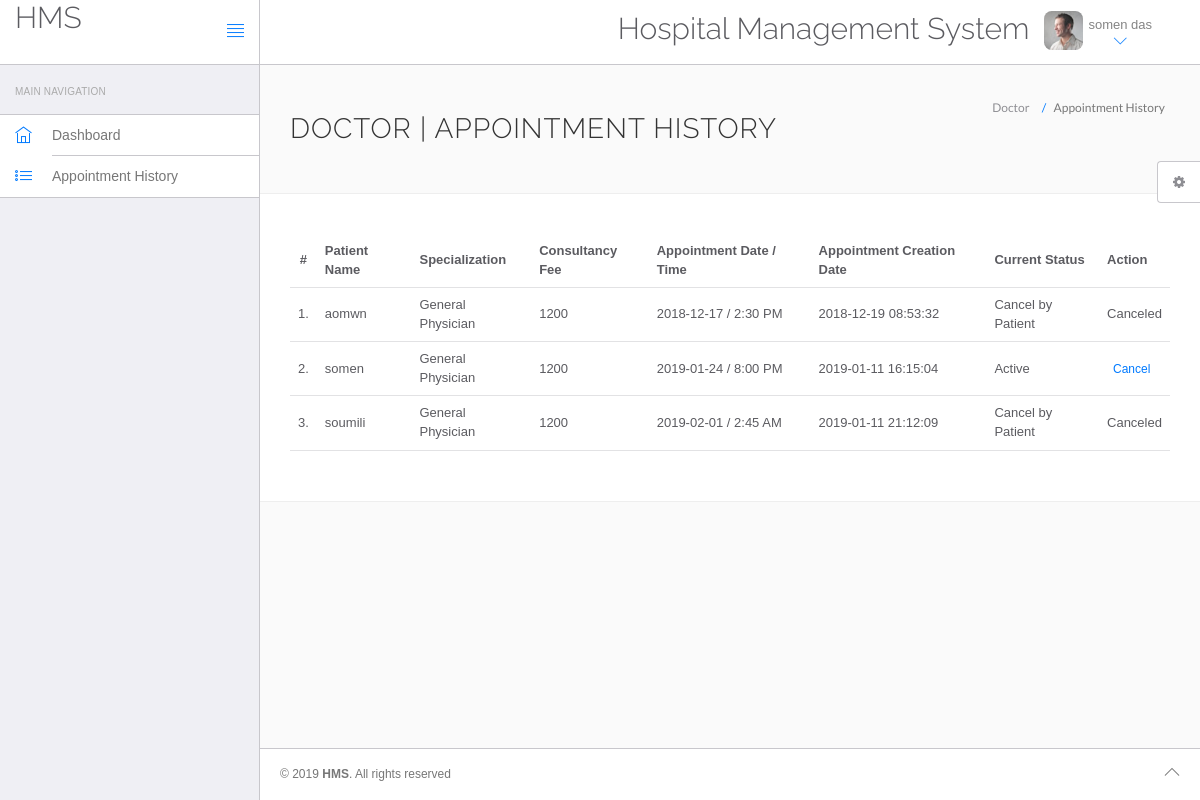
/hospital/hms/doctor/appointment-history.php (signed in), run on the app's committed database.
### tables this page shows
CREATE TABLE IF NOT EXISTS `users` (
  `id` int(11) NOT NULL AUTO_INCREMENT,
  `fullname` varchar(255) NOT NULL,
  `address` varchar(255) NOT NULL,
  `city` varchar(255) NOT NULL,
  `gender` varchar(255) NOT NULL,
  `email` varchar(255) NOT NULL,
  `password` varchar(255) NOT NULL,
  PRIMARY KEY (`id`)
);

CREATE TABLE IF NOT EXISTS `appointment` (
  `id` int(11) NOT NULL AUTO_INCREMENT,
  `doctorSpecialization` varchar(255) NOT NULL,
  `doctorId` int(11) NOT NULL,
  `userId` int(11) NOT NULL,
  `consultancyFees` int(11) NOT NULL,
  `appointmentDate` varchar(255) NOT NULL,
  `appointmentTime` varchar(255) NOT NULL,
  `postingDate` timestamp NOT NULL DEFAULT CURRENT_TIMESTAMP,
  `userStatus` int(11) NOT NULL,
  `doctorStatus` int(11) NOT NULL,
  `updationDate` varchar(255) NOT NULL,
  PRIMARY KEY (`id`)
);

### hospital/hms/doctor/appointment-history.php (the view, shortened to what this page needs)
<?php
include('includes/config.php');
?>
<!DOCTYPE html>
<html lang="en">
	<head>
		<link rel="stylesheet" href="vendor/bootstrap/css/bootstrap.min.css">
		<link rel="stylesheet" href="vendor/fontawesome/css/font-awesome.min.css">
		<link rel="stylesheet" href="vendor/themify-icons/themify-icons.min.css">
		<link href="vendor/animate.css/animate.min.css" rel="stylesheet" media="screen">
		<link href="vendor/perfect-scrollbar/perfect-scrollbar.min.css" rel="stylesheet" media="screen">
		<link href="vendor/switchery/switchery.min.css" rel="stylesheet" media="screen">
		<link href="vendor/bootstrap-touchspin/jquery.bootstrap-touchspin.min.css" rel="stylesheet" media="screen">
		<link href="vendor/select2/select2.min.css" rel="stylesheet" media="screen">
		<link href="vendor/bootstrap-datepicker/bootstrap-datepicker3.standalone.min.css" rel="stylesheet" media="screen">
		<link href="vendor/bootstrap-timepicker/bootstrap-timepicker.min.css" rel="stylesheet" media="screen">
		<link rel="stylesheet" href="assets/css/styles.css">
		<link rel="stylesheet" href="assets/css/plugins.css">
		<link rel="stylesheet" href="assets/css/themes/theme-1.css" id="skin_color" />
	</head>
	<body>
		<div id="app">
<?php include('includes/sidebar.php');?>
			<div class="app-content">
					<?php include('includes/header.php');?>
				<div class="main-content" >
					<div class="wrap-content container" id="container">
						<section id="page-title">
							<div class="row">
								<div class="col-sm-8">
									<h1 class="mainTitle">Doctor  | Appointment History</h1>
																	</div>
								<ol class="breadcrumb">
									<li>
										<span>Doctor </span>
									</li>
									<li class="active">
										<span>Appointment History</span>
									</li>
								</ol>
							</div>
						</section>
						<div class="container-fluid container-fullw bg-white">
									<div class="row">
								<div class="col-md-12">
									<table class="table table-hover" id="sample-table-1">
										<thead>
											<tr>
												<th class="center">#</th>
												<th class="hidden-xs">Patient  Name</th>
												<th>Specialization</th>
												<th>Consultancy Fee</th>
												<th>Appointment Date / Time </th>
												<th>Appointment Creation Date  </th>
												<th>Current Status</th>
												<th>Action</th>
											</tr>
										</thead>
										<tbody>
<?php
$sql=mysqli_query($con,"select users.fullName as fname,appointment.*  from appointment join users on users.id=appointment.userId where appointment.doctorId='".$_SESSION['id']."'");
$cnt=1;
while($row=mysqli_fetch_array($sql))
{
?>
											<tr>
												<td class="center"><?php echo $cnt;?>.</td>
												<td class="hidden-xs"><?php echo $row['fname'];?></td>
												<td><?php echo $row['doctorSpecialization'];?></td>
												<td><?php echo $row['consultancyFees'];?></td>
												<td><?php echo $row['appointmentDate'];?> / <?php echo
												 $row['appointmentTime'];?>
												</td>
												<td><?php echo $row['postingDate'];?></td>
												<td>
<?php if(($row['userStatus']==1) && ($row['doctorStatus']==1))
{
	echo "Active";
}
if(($row['userStatus']==0) && ($row['doctorStatus']==1))
{
	echo "Cancel by Patient";
}
												?></td>
												<td >
												<div class="visible-md visible-lg hidden-sm hidden-xs">
							<?php if(($row['userStatus']==1) && ($row['doctorStatus']==1))
{ ?>
	<a href="appointment-history.php?id=<?php echo $row['id']?>&cancel=update" onClick="return confirm('Are you sure you want to cancel this appointment ?')"class="btn btn-transparent btn-xs tooltips" title="Cancel Appointment" tooltip-placement="top" tooltip="Remove">Cancel</a>
	<?php } else {
		echo "Canceled";
		} ?>
												</div>
												</td>
											</tr>
											<?php
$cnt=$cnt+1;
											 }?>
										</tbody>
									</table>
								</div>
							</div>
								</div>
					</div>
				</div>
			</div>
	<?php include('includes/footer.php');?>
	<?php include('includes/setting.php');?>
		</div>
	</body>
</html>

### hospital/hms/doctor/includes/header.php (shortened to what this page needs)
<header class="navbar navbar-default navbar-static-top">
					<div class="navbar-header">
						<a class="navbar-brand" href="#">
							<h2 style="padding-top:2% ">HMS</h2>
						</a>
						<a href="#" class="sidebar-toggler pull-right visible-md visible-lg" data-toggle-class="app-sidebar-closed" data-toggle-target="#app">
							<i class="ti-align-justify"></i>
						</a>
					</div>
					<div class="navbar-collapse collapse">
						<ul class="nav navbar-right">
								<li  style="padding-top:2% ">
								<h2>Hospital Management System</h2>
							</li>
							<li class="dropdown current-user">
								<a href class="dropdown-toggle" data-toggle="dropdown">
									<img src="assets/images/avatar-1.jpg" alt="Peter"> <span class="username">
									<?php $query=mysqli_query($con,"select fullName from users where id='".$_SESSION['id']."'");
while($row=mysqli_fetch_array($query))
{
	echo $row['fullName'];
}
									?> <i class="ti-angle-down"></i></i></span>
								</a>
							</li>
						</ul>
					</div>
				</header>

### hospital/hms/doctor/assets/css/themes/theme-1.css (style rules this page uses)
body { background: #FAFAFA; }
header .navbar-header { background: #ffffff !important; border-right-color: #c8c7cc !important; border-bottom-color: #c8c7cc !important; }
header .navbar-header .sidebar-toggler, header .navbar-header .sidebar-mobile-toggler { color: #007aff !important; }
header .navbar-header .navbar-brand { color: #777 !important; }
header .navbar-collapse { background: #ffffff !important; border-bottom-color: #c8c7cc !important; box-shadow: none !important; }
header .navbar-collapse .navbar-right > li > a { color: #777; }
header .navbar-collapse .navbar-right > li > a i { color: #007aff !important; }

### data on the page
users: fullname "somen das"
appointment: userId.fullname "aomwn", doctorSpecialization "General Physician", consultancyFees "1200", appointmentDate "2018-12-17", appointmentTime "2:30 PM", postingDate "2018-12-19 08:53:32", userStatus "Cancel by Patient"
appointment: userId.fullname "somen", doctorSpecialization "General Physician", consultancyFees "1200", appointmentDate "2019-01-24", appointmentTime "8:00 PM", postingDate "2019-01-11 16:15:04", userStatus "Active"
appointment: userId.fullname "soumili", doctorSpecialization "General Physician", consultancyFees "1200", appointmentDate "2019-02-01", appointmentTime "2:45 AM", postingDate "2019-01-11 21:12:09", userStatus "Cancel by Patient"
